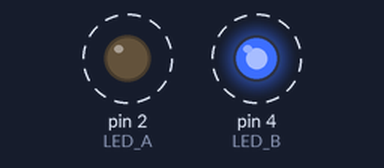
A sketch run on a simulated Arduino Uno, built with avr-gcc and run on an emulated ATmega328P. On the bench: output pins drawn as LEDs (lit = HIGH). Dashed ring = blinking.

Above: at 0.2 s.
Timing chart, 0 to 3.0 s (numbered marks = the images above):
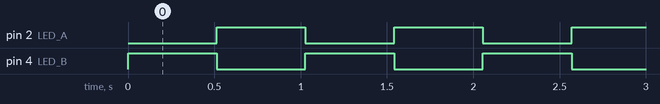

The sketch:

sketch_jun30c.ino
```cpp
#define LED_A 2
#define LED_B 4

int pwmVal = 0;
int step = 2;

void setup() {
  pinMode(LED_A, OUTPUT);
  pinMode(LED_B, OUTPUT);
}

void loop() {
  analogWrite(LED_A, pwmVal);
  analogWrite(LED_B, 255 - pwmVal);

  pwmVal += step;
  if (pwmVal >= 255) {
    pwmVal = 0;
  }
  delay(8);
}
```

Measured:
- by itself, pin 2 (LED_A), pin 4 (LED_B): alternates HIGH for 0.51 s and LOW for 0.51 s
